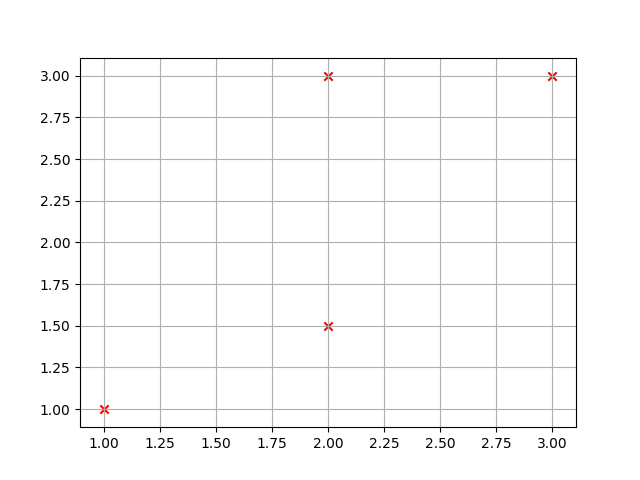

Reproduce this figure in Python.
import pandas as pd # Do oczytu danych z pliku
import matplotlib.pyplot as plt # Do wizualizacji

data = pd.read_csv('data.csv') # Wczytanie danych

# Podzielenie na osobne tablice i skonwertowanie 
# do obiektu numpy.ndarray
x = data.iloc[:, 0]
y = data.iloc[:, 1]

plt.scatter(x, y, marker="x", color="red") # Dodanie wykresu punktowego
plt.grid(True) # Linie pomocnicze
plt.show() # Wyświetlenie wykresu
